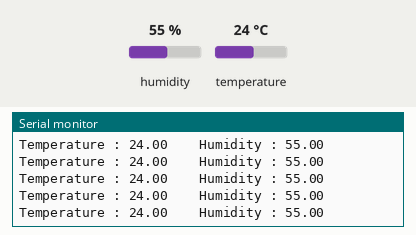
Bench run of a sketch on a simulated ESP32. Parts: the last lines printed to the serial monitor. The test bench sets the inputs (shaded band); at power-on: humidity 55 %, temperature 24 °C. WiFi joins after 1.5 s; servers stay silent unless stated.

Above: at 3.0 s.
3.1 s: humidity set to 22 %
At 4.21 s:
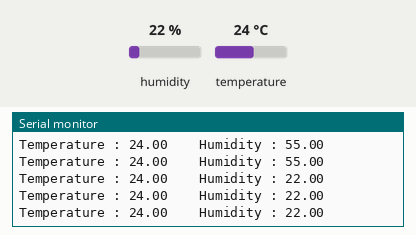
4.6 s: temperature set to 12 °C
6.1 s: humidity set to 40 %
At 6.31 s:
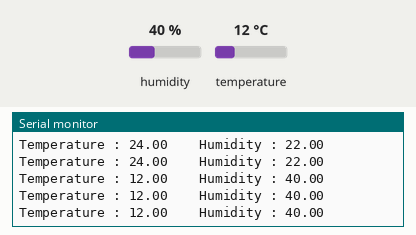
Timing chart, 0 to 9.1 s (numbered marks = the images above; inputs shaded):
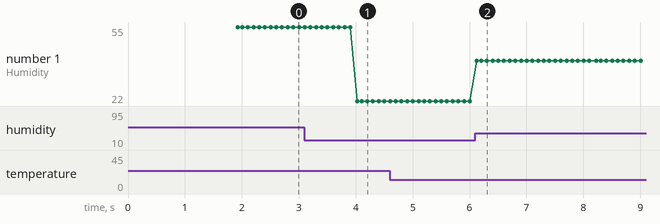

Measured:
- after the input at 3.1 s, the serial monitor: prints a new line after 0.93 s (image 1)
- after the input at 6.1 s, the serial monitor: prints a new line at once (image 2)
- plotted number 1: 55 → 22 after the input at 3.1 s, 22 → 40 after the input at 6.1 s

The sketch:

DHT11.ino
```cpp
#define BLYNK_TEMPLATE_ID "TMPL3Pf7LKev7"
#define BLYNK_TEMPLATE_NAME "DHT 11"
#define BLYNK_AUTH_TOKEN "7k0BlPwTtpNy01zHDJBcBy-2MGTedZr3"

#define BLYNK_PRINT Serial
#include <WiFi.h>
#include <BlynkSimpleEsp32.h>

#include <DHT.h>


char auth[] = BLYNK_AUTH_TOKEN;

char ssid[] = "esp32";
char pass[] = "esp32wifi";

BlynkTimer timer;


#define DHTPIN 4
#define DHTTYPE DHT11
DHT dht(DHTPIN, DHTTYPE);


void sendSensor()
{
  float h = dht.readHumidity();
  float t = dht.readTemperature();

  if (isnan(h) || isnan(t)) {
    Serial.println("Failed to read from DHT sensor!");
    return;
  }

    Blynk.virtualWrite(V0, t);
    Blynk.virtualWrite(V1, h);
    Serial.print("Temperature : ");
    Serial.print(t);
    Serial.print("    Humidity : ");
    Serial.println(h);
}
void setup()
{

  Serial.begin(115200);


  Blynk.begin(auth, ssid, pass);
  dht.begin();
  timer.setInterval(100L, sendSensor);

  }

void loop()
{
  Blynk.run();
  timer.run();
 }
```
